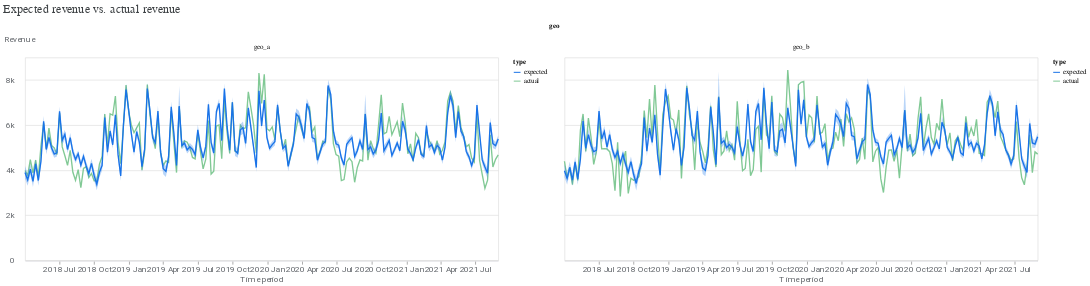

The code cell stored with this chart in its notebook:
### Markdown cell above
#### Meridian

### Code cell
model_fit = visualizer.ModelFit(meridian)
model_fit.plot_model_fit(
    n_top_largest_geos=2,
    show_geo_level=True,
    include_baseline=False,
    include_ci=True
)

### Figure 1 — Vega-Lite specification as saved in the notebook (floating-point values rounded to 4 significant figures; data arrays with more than 128 entries replaced by an {"elided": "..."} marker saying what was removed)
{"config": {"view": {"continuousWidth": 300, "continuousHeight": 300}, "axis": {"labelColor": "#5F6368", "labelFont": "Roboto", "labelFontSize": 12, "titleColor": "#5F6368", "titleFont": "Roboto", "titleFontSize": 12, "titleFontWeight": "normal"}}, "data": {"name": "data-c28a24b5d89d7745f52fcda0545e51f0"}, "facet": {"column": {"field": "geo", "sort": ["geo_a", "geo_b"], "type": "ordinal"}}, "spec": {"layer": [{"mark": {"type": "line"}, "encoding": {"color": {"field": "type", "scale": {"domain": ["expected", "actual"], "range": ["#1A73E8", "#81C995"]}, "type": "nominal"}, "x": {"axis": {"domainColor": "#DADCE0", "format": "%Y %b", "grid": false, "tickCount": 8}, "field": "time", "title": "Time period", "type": "temporal"}, "y": {"axis": {"domain": false, "labelExpr": "replace(format(datum.value, '.3~s'), 'G', 'B')", "labelPadding": 10, "tickCount": 5, "ticks": false, "titleAlign": "left", "titleAngle": 0, "titleY": -20}, "field": "mean", "title": "Revenue", "type": "quantitative"}}}, {"mark": {"type": "area", "opacity": 0.3}, "encoding": {"color": {"field": "type", "legend": null, "scale": {"domain": ["expected"], "range": ["#1A73E8"]}, "type": "nominal"}, "x": {"field": "time", "type": "temporal"}, "y": {"field": "ci_hi", "type": "quantitative"}, "y2": {"field": "ci_lo"}}}], "resolve": {"scale": {"color": "independent"}}, "width": 700}, "title": {"text": "Expected revenue vs. actual revenue", "anchor": "start", "color": "#3C4043", "font": "Google Sans Display", "fontSize": 18, "fontWeight": "normal", "offset": 10}, "$schema": "https://vega.github.io/schema/vega-lite/v5.20.1.json", "datasets": {"data-c28a24b5d89d7745f52fcda0545e51f0": {"elided": "716 records"}}}
